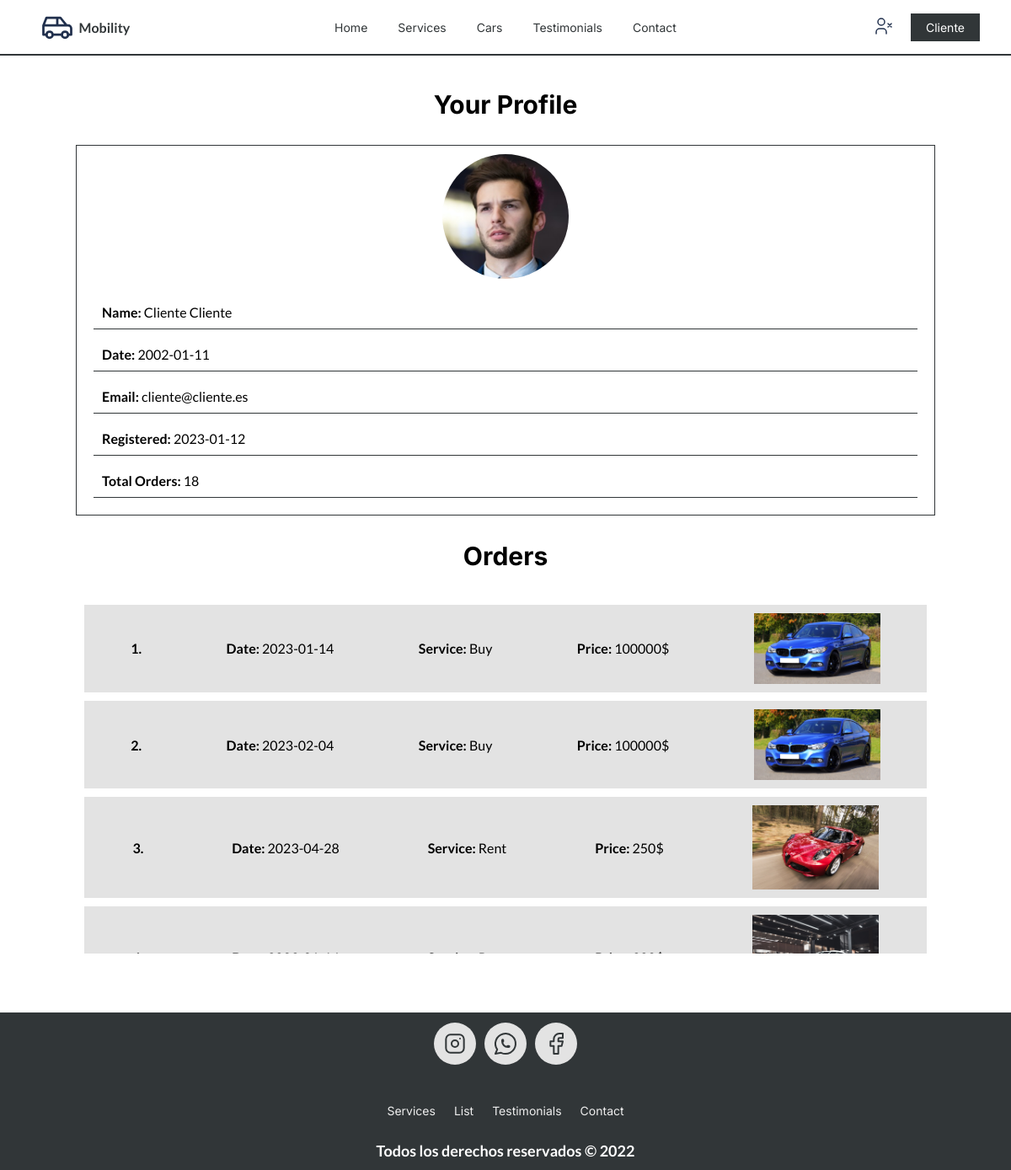
Screenshot of /user/index (signed in) with the database file from the repository.
### tables this page shows
CREATE TABLE `orders` (
  `id_order` int NOT NULL AUTO_INCREMENT,
  `id_user` int NOT NULL,
  `id_car` int NOT NULL,
  `date` varchar(12) NOT NULL,
  `service` varchar(4) NOT NULL,
  `price` int NOT NULL,
  PRIMARY KEY (`id_order`,`id_user`,`id_car`),
  KEY `fk_testimonials_users1_idx` (`id_user`),
  KEY `fk_testimonials_cars1_idx` (`id_car`),
  CONSTRAINT `fk_testimonials_cars1` FOREIGN KEY (`id_car`) REFERENCES `cars` (`id_car`),
  CONSTRAINT `fk_testimonials_users1` FOREIGN KEY (`id_user`) REFERENCES `users` (`id_user`)
);

CREATE TABLE `cars` (
  `id_car` int NOT NULL AUTO_INCREMENT,
  `brand` varchar(20) NOT NULL,
  `model` varchar(35) NOT NULL,
  `price` int NOT NULL,
  `price_rent` int NOT NULL,
  `age` int NOT NULL,
  `date_creation` varchar(12) NOT NULL,
  `image` varchar(50) DEFAULT NULL,
  `description` varchar(255) NOT NULL,
  `state` tinyint NOT NULL DEFAULT '1',
  `kilometers` int NOT NULL DEFAULT '0',
  `seats` int NOT NULL DEFAULT '2',
  `type_gas` varchar(10) NOT NULL DEFAULT 'oil',
  `id_user` int NOT NULL,
  PRIMARY KEY (`id_car`,`id_user`),
  KEY `fk_cars_users1_idx` (`id_user`),
  CONSTRAINT `fk_cars_users1` FOREIGN KEY (`id_user`) REFERENCES `users` (`id_user`)
);

### config/db.php (called while the page is built)
<?php
class Database {
    public static function connect() {
        $db = new mysqli('localhost','root','root','car_rental');
        return $db;
    }
}

### models/user.php (called while the page is built, shortened)
<?php
class User {
	private $db;
    public function __construct() {
		$this->db = Database::connect();
	}
	public function getAllOrders() {
        $sql = "SELECT O.date, O.service, O.price, C.image
		FROM users U
		JOIN orders O ON O.id_user = U.id_user
		JOIN cars C ON O.id_car = C.id_car;";
        $user_info = $this->db->query($sql);
        return $user_info;
    }
}

### views/user/index.php (the view, shortened to what this page needs)
<section class="contenedor">
    <h1 class="text-center">Your Profile</h1>
    <div class="user-info">
        <div class="user-column">
            <div id="user-info-br">
                <img class="user-profile-pic" src="<?php echo base_url . "uploads/images/users/" . $_SESSION["identity"]->imagen ?>">
                <div class="user">
                    <p><b>Name: </b><?php echo $_SESSION["identity"]->name . " " . $_SESSION["identity"]->surname?></p>
                    <p><b>Date: </b><?php echo $_SESSION["identity"]->date ?></p>
                    <p><b>Email: </b><?php echo $_SESSION["identity"]->email ?></p>
                    <p><b>Registered: </b><?php echo $_SESSION["identity"]->date_creation ?></p>
                    <p><b>Total Orders: </b><?php echo $user_info->num_rows ?></p>
                </div>
            </div>
        </div>
        <div class="orders-user">
                <h1 class="text-center">Orders</h1>
                <?php if($user_info->num_rows > 0 ) : ?>
                    <div class="user-orders">
                        <?php $index = 1; while ($info = $user_info->fetch_object()) :?>
                            <div class="user-order">
                                <p><b><?php echo $index?>. </b></p>
                                <p><b>Date:</b> <?php echo $info->date ?></p>
                                <p><b>Service:</b> <?php echo $info->service ?></p>
                                <p><b>Price:</b> <?php echo $info->price ?>$</p>
                                <img class="order-car-pic" src="<?php echo base_url . "uploads/images/" . $info->image ?>">
                                <?php $index += 1; ?>
                            </div>
                        <?php endwhile; ?>
                    </div>
                <?php endif;?>
            </div>
    </div>
</section>

### assets/css/estilos.css (style rules this page uses)
:root { --primary-color: #313638; --secondary-color: #e3e3e3; --white: #fff; --separacion: 3rem; --primary-font: 'Inter', sans-serif; --secondary-font: 'Lato', sans-serif; }
*, *:before, *:after { box-sizing: inherit; }
html { box-sizing: border-box; font-family: var(--primary-font); font-size: 62.5%; scroll-behavior: smooth; }
body { margin: 0; display: flex; flex-direction: column; align-items: center; height: 100vh; justify-content: space-between; }
h1,h2,h3 { margin: 0; }
h1 { font-size: 3rem; }
p { font-size: 1.6rem; font-weight: 400; font-family: var(--secondary-font); margin: 0; }
.contenedor { max-width: 120rem; width: 90%; margin: 4rem auto; }
.text-center { text-align: center; }
.orders-user { display: flex; flex-direction: column; gap: 2rem; align-items: center; justify-content: flex-start; width: 100%; height: 100%; margin-left: auto; margin-right: auto; max-height: 500px; overflow: auto; }
.orders-user > * { padding: 1rem; }
.user-info { display: flex; flex-direction: column; justify-items: center; padding: var(--separacion); min-height: 500px; width: 100%; gap: 2rem; align-items: center; }
.user { display: flex; flex-direction: column; align-items: flex-start; justify-content: flex-start; gap: 1rem; padding: 2rem; width: 100%; height: 100%; }
.user p { width: 100%; border-bottom: 1px solid var(--primary-color); padding: 1rem; }
.user-profile-pic { margin-top: 1rem; width: 150px; border-radius: 50%; }
.user-column { width: 100%; }
.user-orders { display: flex; flex-direction: column; gap: 1rem; width: 100%; color: #000; }
.order-car-pic { width: 150px; }
#user-info-br { display: flex; flex-direction: column; align-items: center; width: 100%; border: 1px solid var(--primary-color); }
.user-order { display: flex; flex-direction: row; align-items: center; justify-content: space-around; background-color: var(--secondary-color); padding: 1rem; gap: 1rem; text-transform: capitalize; }

### rows the page displays
orders: date "2023-01-14", service "Buy", price "100000", cars.image (picture)
orders: date "2023-02-04", service "Buy", price "100000", cars.image (picture)
orders: date "2023-04-28", service "Rent", price "250", cars.image (picture)
orders: cars.image (picture)

### other values shown
$_SESSION["identity"]->name "Cliente"
$_SESSION["identity"]->surname "Cliente"
$_SESSION["identity"]->date "2002-01-11"
$_SESSION["identity"]->email "cliente@cliente.es"
$_SESSION["identity"]->date_creation "2023-01-12"
$user_info->num_rows "18"
